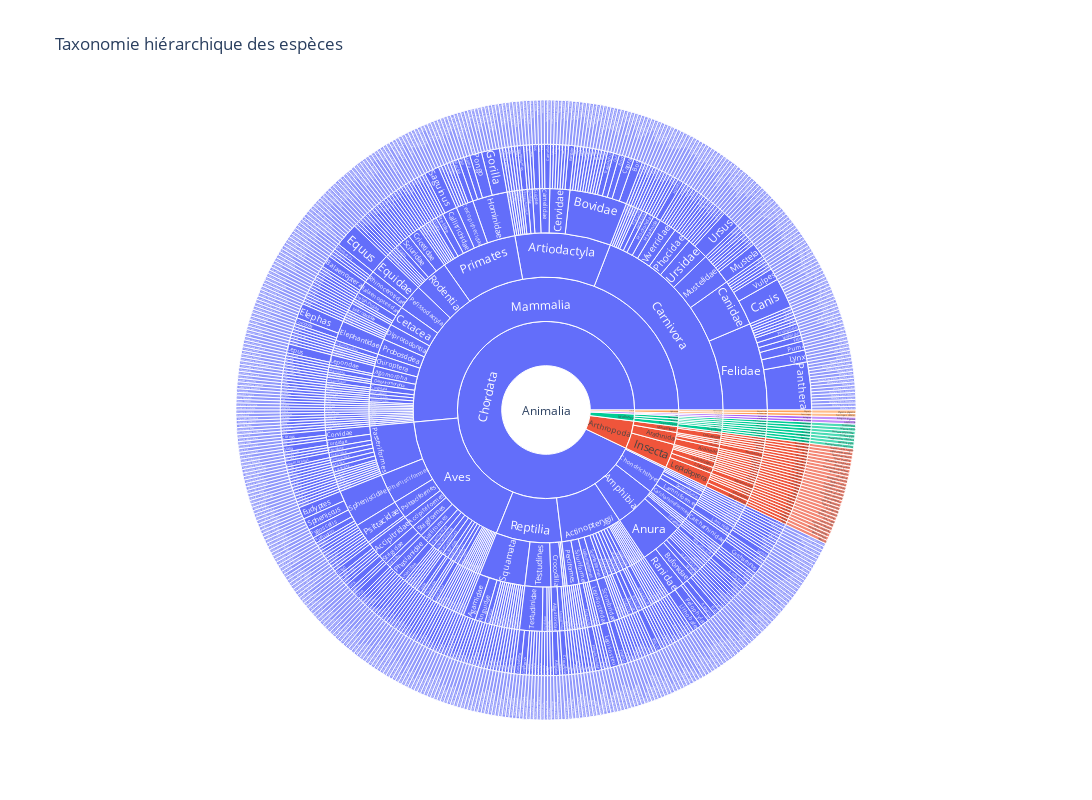

Here is the notebook cell this chart was saved with:
### Code cell
df = pd.DataFrame(data)



# 4. Taxonomie hiérarchique (Tree diagram)
import plotly.express as px

# Create the sunburst chart with custom width and height
fig = px.sunburst(df, 
                  path=['Kingdom', 'Phylum', 'Class', 'Order', 'Family', 'Genus', 'Scientific.Name'], 
                  title='Taxonomie hiérarchique des espèces')

# Adjusting the size of the figure
fig.update_layout(
    width=1200,   # Adjust width
    height=800,  # Adjust height
)

# Show the figure
fig.show()

### Figure 1 — Plotly figure (JSON) as saved in the notebook; plotly's stock layout.template omitted (floating-point values rounded to 4 significant figures; data arrays with more than 128 entries replaced by an {"elided": "..."} marker saying what was removed)
{"data": [{"branchvalues": "total", "domain": {"x": [0, 1], "y": [0, 1]}, "hovertemplate": "labels=%{label}<br>count=%{value}<br>parent=%{parent}<br>id=%{id}<extra></extra>", "ids": {"elided": "1361 str values"}, "labels": {"elided": "1361 str values"}, "name": "", "parents": {"elided": "1361 str values"}, "type": "sunburst", "values": {"elided": "1361 int values"}}], "layout": {"height": 800, "legend": {"tracegroupgap": 0}, "title": {"text": "Taxonomie hiérarchique des espèces"}, "width": 1200}}
